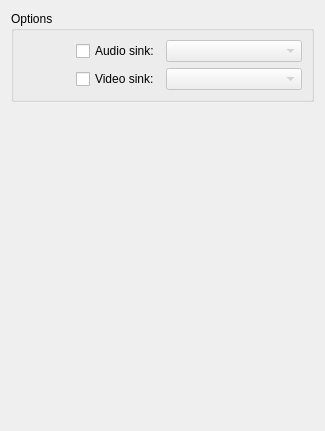
<?xml version="1.0" encoding="UTF-8"?>
<ui version="4.0">
 <class>GStreamerConfigWidget</class>
 <widget class="QWidget" name="GStreamerConfigWidget">
  <property name="geometry">
   <rect>
    <x>0</x>
    <y>0</y>
    <width>325</width>
    <height>431</height>
   </rect>
  </property>
  <layout class="QVBoxLayout" name="verticalLayout">
   <property name="sizeConstraint">
    <enum>QLayout::SetMinimumSize</enum>
   </property>
   <item>
    <widget class="QGroupBox" name="grpOptions">
     <property name="title">
      <string>Options</string>
     </property>
     <layout class="QGridLayout" name="gridLayout_2">
      <item row="1" column="0" alignment="Qt::AlignRight|Qt::AlignVCenter">
       <widget class="QCheckBox" name="kcfg_videoSinkAuto">
        <property name="text">
         <string>Video sink:</string>
        </property>
       </widget>
      </item>
      <item row="1" column="1">
       <widget class="QComboBox" name="kcfg_videoSink">
        <property name="enabled">
         <bool>false</bool>
        </property>
       </widget>
      </item>
      <item row="0" column="0" alignment="Qt::AlignRight|Qt::AlignVCenter">
       <widget class="QCheckBox" name="kcfg_audioSinkAuto">
        <property name="text">
         <string>Audio sink:</string>
        </property>
       </widget>
      </item>
      <item row="0" column="1">
       <widget class="QComboBox" name="kcfg_audioSink">
        <property name="enabled">
         <bool>false</bool>
        </property>
       </widget>
      </item>
     </layout>
    </widget>
   </item>
   <item>
    <spacer name="spacer">
     <property name="orientation">
      <enum>Qt::Vertical</enum>
     </property>
     <property name="sizeHint" stdset="0">
      <size>
       <width>20</width>
       <height>40</height>
      </size>
     </property>
    </spacer>
   </item>
  </layout>
 </widget>
 <tabstops>
  <tabstop>kcfg_audioSinkAuto</tabstop>
  <tabstop>kcfg_audioSink</tabstop>
  <tabstop>kcfg_videoSinkAuto</tabstop>
  <tabstop>kcfg_videoSink</tabstop>
 </tabstops>
 <resources/>
 <connections>
  <connection>
   <sender>kcfg_audioSinkAuto</sender>
   <signal>toggled(bool)</signal>
   <receiver>kcfg_audioSink</receiver>
   <slot>setEnabled(bool)</slot>
   <hints>
    <hint type="sourcelabel">
     <x>159</x>
     <y>64</y>
    </hint>
    <hint type="destinationlabel">
     <x>310</x>
     <y>69</y>
    </hint>
   </hints>
  </connection>
  <connection>
   <sender>kcfg_videoSinkAuto</sender>
   <signal>toggled(bool)</signal>
   <receiver>kcfg_videoSink</receiver>
   <slot>setEnabled(bool)</slot>
   <hints>
    <hint type="sourcelabel">
     <x>149</x>
     <y>101</y>
    </hint>
    <hint type="destinationlabel">
     <x>310</x>
     <y>106</y>
    </hint>
   </hints>
  </connection>
 </connections>
</ui>
